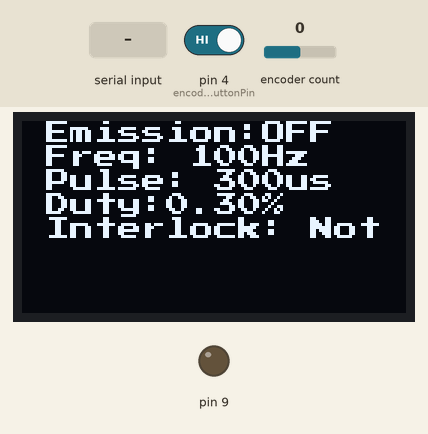
This sketch was run on a simulated Arduino Uno, built with avr-gcc and run on an emulated ATmega328P. On the bench: 128×64 one-colour display, output pins drawn as LEDs (lit = HIGH). The test bench sets the inputs (shaded band); at power-on: pin 4 (encoderButtonPin) HIGH, encoder count 0. What the sketch prints to the serial monitor is not drawn.

Above: at 5.6 s.
5.7 s: "pulse 90\n" received over Serial
At 7.1 s:
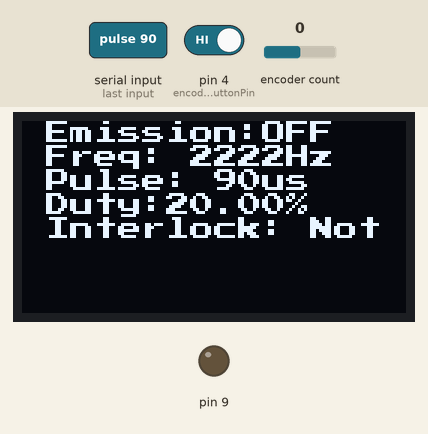
7.5 s: "on 1\n" received over Serial
At 8.4 s:
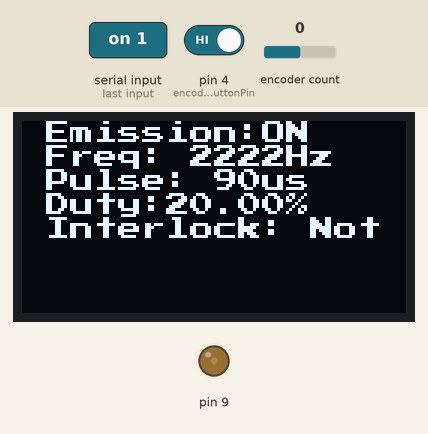
9.3 s: pin 4 (encoderButtonPin) driven LOW
At 9.76 s:
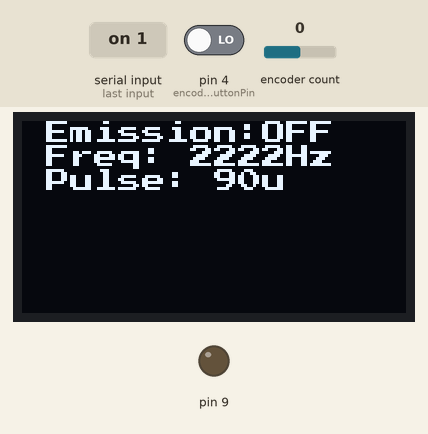
11.3 s: encoder count set to 1
At 12.2 s:
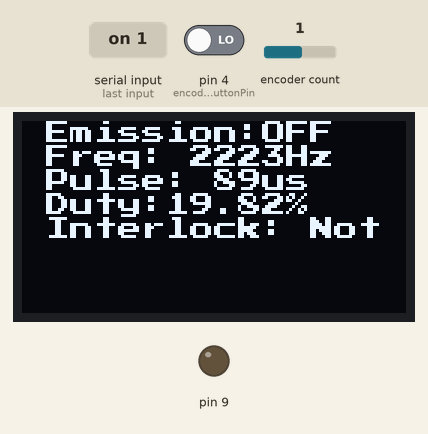
13.1 s: "frequence 90\n" received over Serial
At 14.5 s:
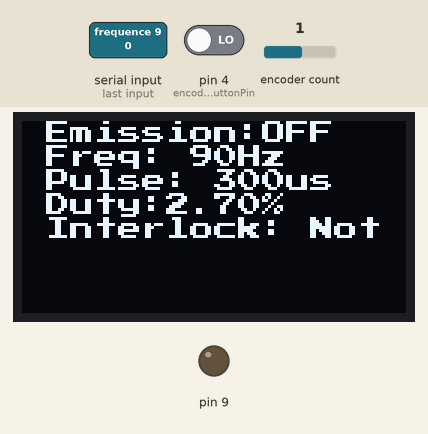
14.9 s: encoder count set to 2
At 16.4 s:
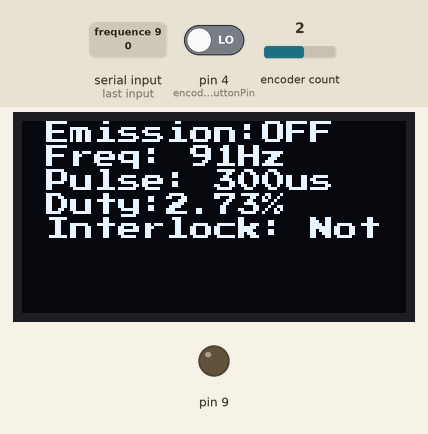
Timing chart, 0 to 17.7 s (numbered marks = the images above; inputs shaded):
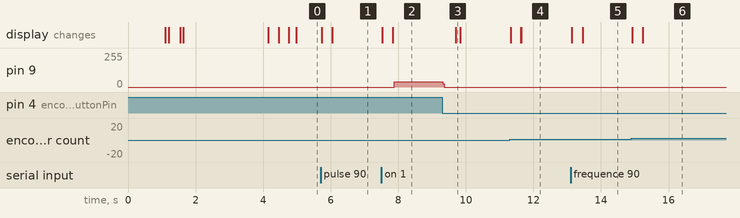

The sketch:

QCWfinal.ino
```cpp
#include <Arduino.h>
#include <U8x8lib.h>
#include <Encoder.h>

// Définition des pins
#define pwmPin B00000010 // Définit la pin 9 pour la sortie PWM
#define encoderPinA 2    // Pin A de l'encodeur rotatif
#define encoderPinB 3    // Pin B de l'encodeur rotatif
#define encoderButtonPin 4 // Pin du bouton de l'encodeur rotatif
#define interL 5 // pin d'interlock

U8X8_SH1106_128X64_NONAME_HW_I2C display(U8X8_PIN_NONE);
Encoder encoder(encoderPinA, encoderPinB); // Initialise l'encodeur rotatif
bool buttonState = false; // État actuel du bouton de l'encodeur
//bool State = false; // État actuel de l'entrée activation externe

// Variables pour contrôler le PWM
volatile unsigned long pulseWidth = 300;  // Largeur d'impulsion en microsecondes (300 par défaut)
volatile unsigned long frequence = 100;    // Fréquence en Hz (1Hz par défaut)
volatile unsigned long period = 100000; // Période en microsecondes
volatile unsigned long pwComp = 0.15;
volatile unsigned long perComp = 0.6;

// Duty cycle maximum (20 %)
const float dutyCycleMax = 0.20;

// État du signal
volatile bool signalOn = false;
volatile bool lock = false;

void setup() {
  display.begin();

  //display.clearDisplay();
  display.setPowerSave(0);
   display.setFlipMode(0);

  DDRB = DDRB | pwmPin;

  pinMode(encoderButtonPin, INPUT_PULLUP); // Bouton de l'encodeur rotatif
  pinMode(encoderPinA, INPUT_PULLUP);      // Pin A de l'encodeur rotatif
  pinMode(encoderPinB, INPUT_PULLUP);      // Pin B de l'encodeur rotatif
  pinMode(interL, INPUT_PULLUP); //entrée interlock

  Serial.begin(9600);
  while (!Serial) continue;
  Serial.println("Prêt à recevoir vos commandes.");
  Serial.println(" ");
  Serial.println("envoyer laser help pour listé les commandes!");
  Serial.println(" ");
  delay(1000);
  lcdBoot();
  delay(1000);
  updateDisplay();
}
void lcdBoot() {

   display.setFont(u8x8_font_8x13B_1x2_f);
   display.clear();
   display.setCursor(0,0);
   display.println("  pulsed laser ");
   display.println("   controller  ");
   display.println("---------------");
   display.setFont( u8x8_font_pressstart2p_f);
   display.println("rev 1.5        ");
   display.println("        by Doc ");
   delay(1500);
}

void updateDisplay() {

  display.setFont( u8x8_font_pressstart2p_f);
  display.clear();
  display.setCursor(1,0);
  display.print(F("Emission:"));
  display.println(signalOn ? "ON" : "OFF");
  display.setCursor(1,1);
  display.print(F("Freq: "));
  display.print(frequence);
  display.print(F("Hz"));
  display.setCursor(1,2);
  display.print(F("Pulse: "));
  display.print(pulseWidth);
  display.print(F("us"));
  display.setCursor(1,3);
  display.print(F("Duty:"));
  display.print((float)pulseWidth / (float)period * 100.0, 2);  // affiche avec 2 décimales
  display.print(F("%"));
  display.setCursor(1,4);
  display.print(F("Interlock: "));
  display.print(lock ? "OK" : "Not");

}
void button(){
   // Lecture de l'encodeur rotatif
long newPosition = encoder.read();
static long oldPosition = newPosition;
if (newPosition != oldPosition) {
  if (newPosition > oldPosition && frequence < 20000) {
    frequence += 1; // Augmentation de la fréquence de 1 Hz
  } else if (newPosition < oldPosition && frequence > 0) {
    frequence -= 1; // Diminution de la fréquence de 1 Hz
  }
  period = 1000000 / max(min(frequence, 20000UL), 1UL); // Limite à 20000 Hz
  oldPosition = newPosition;
  pulseWidth = min((unsigned long)(period * dutyCycleMax), 300UL);
  pulseWidth = max(pulseWidth, 1UL);
  updateDisplay();
}

  // Lecture de l'état du bouton de l'encodeur rotatif
  bool newButtonState = digitalRead(encoderButtonPin);
  if (newButtonState != buttonState) {
    if (newButtonState == LOW) {
      signalOn = !signalOn; // Inversion de l'état du signal
    }
    buttonState = newButtonState;
    delay(200); // Anti-rebond
    updateDisplay();
  }
}
void external(){
    bool extState = digitalRead(interL);
  if (extState = LOW) {
    lock = !lock; // Inversion de l'état du signal
    //signalOn = false;
    delay(200); // Anti-rebond
    //updateDisplay();
  }else{
   signalOn = false;
   delay(200);
   //updateDisplay();
  }
  //updateDisplay();
}

void loop() {
  if (Serial.available() > 0) {
    String command = Serial.readStringUntil('\n');
    command.trim();
    command.toLowerCase();
    handleLaserCommand(command);
    updateDisplay();
  } else {
   button();
   //external(); //entrée interlock
}

  if (signalOn) {
    //add calcul de correction variable 0.15ms at 300ms , et 0.6ms at 100hz !
     //pwComp = 0.15;
     //perComp = 0.6;

    if (period <= 16382 ) {
      PORTB |= pwmPin;
      delayMicroseconds(pulseWidth);
      PORTB &= ~pwmPin;
      delayMicroseconds(period - pulseWidth);
    } else if (period >= 16382 ) {
      PORTB |= pwmPin;
      delayMicroseconds(pulseWidth);
      PORTB &= ~pwmPin;
      delay(period / 1000 );
    }
  }
}

void handleLaserCommand(String command) {
  command.trim();
  if (command.startsWith("on")) {
    signalOn = true;
    Serial.println("Signal activé");
  } else if (command.startsWith("off")) {
    signalOn = false;
    Serial.println("Signal désactivé");

  } else if (command.startsWith("frequence ")) {
    int spaceIndex1 = command.indexOf(' ');
    if (spaceIndex1 != -1) {
      String valueStr1 = command.substring(spaceIndex1 + 1);
    unsigned long newfrequence = valueStr1.toInt();
      if (newfrequence >= 1 && newfrequence <= 20000) { //665 hz a 300µS on . 20000 hz a 10µs on pour 20% de dutycycle max
        frequence = newfrequence;
        period = 1000000 / frequence;
        pulseWidth = min((unsigned long)(period * dutyCycleMax), 300UL);
        pulseWidth = max(pulseWidth, 1UL);
        Serial.print("Fréquence mise à ");
        Serial.print(frequence);
        Serial.println(" hz");
        Serial.print("Duty Cycle: ");
        Serial.print((float)pulseWidth / (float)period * 100.0, 2);
        Serial.println("%");
    } else {
        Serial.println("La valeur de la fréquence dépasse la consigne!");
    }
    }
  } else if (command.startsWith("pulse ")) {
    int spaceIndex = command.indexOf(' ');
    if (spaceIndex != -1) {
      String valueStr = command.substring(spaceIndex + 1);
     unsigned long newPulseWidth = valueStr.toInt();
      if (newPulseWidth >= 1 && newPulseWidth <= 300) {
        pulseWidth = newPulseWidth;
        unsigned long newPeriod = (pulseWidth / dutyCycleMax);
        frequence = 1000000 / newPeriod;
        period = newPeriod;
        Serial.print("Largeur d'impulsion mise à ");
        Serial.print(pulseWidth);
        Serial.println(" ms");
        Serial.print("Duty Cycle: ");
        Serial.print((float)pulseWidth / (float)period * 100.0, 2);
        Serial.println("%");
    } else {
        Serial.println("La valeur de la largeur d'impulsion dépasse la consigne!");
    }
   }
  } else if (command.startsWith("help")) {
    Serial.println("Liste des commandes :");
    Serial.println("on = sortie pulse active");
    Serial.println("");
    Serial.println("off = sortie pulse inactive");
    Serial.println(" ");
    Serial.println("frequence [Hz] = fréquence de répétition du pulse en Hz, 0 à 600 Hz max !");
    Serial.println("commande en fréquence , la largeur de pulse s'ajuste automatiquement !");
    Serial.println("");
    Serial.println("pulse [ms] = largeur du pulse en ms, 0.10µs à 300µs max !");
    Serial.println("QCW pulser code version 2.0 by Doc");
  } else {
    Serial.println("Commande incorrecte! Taper help pour les commandes disponible.");
  }
}
```

Measured:
- after the input at 5.7 s, the display: first changes at once (image 1 shows a later state)
- after the input at 7.5 s, pin 9: 0/255 → 39/255 after 0.38 s; the display: first changes at once (image 2 shows a later state)
- after the input at 9.3 s, pin 9: 39/255 → 0/255 at once; the display: changes after 0.40 s (image 3)
- after the input at 11.3 s, the display: first changes at once (image 4 shows a later state)
- after the input at 13.1 s, the display: first changes at once (image 5 shows a later state)
- after the input at 14.9 s, the display: first changes at once (image 6 shows a later state)
